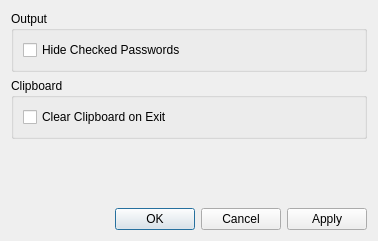
<?xml version="1.0" encoding="UTF-8"?>
<ui version="4.0">
 <class>PreferencesDialog</class>
 <widget class="QDialog" name="PreferencesDialog">
  <property name="geometry">
   <rect>
    <x>0</x>
    <y>0</y>
    <width>378</width>
    <height>241</height>
   </rect>
  </property>
  <property name="windowTitle">
   <string>Preferences</string>
  </property>
  <layout class="QGridLayout" name="gridLayout_3">
   <item row="0" column="0">
    <widget class="QGroupBox" name="groupBox">
     <property name="title">
      <string>Output</string>
     </property>
     <layout class="QGridLayout" name="gridLayout">
      <item row="0" column="0">
       <widget class="QCheckBox" name="hideCheckedPasswordsCheckBox">
        <property name="text">
         <string>Hide Checked Passwords</string>
        </property>
       </widget>
      </item>
     </layout>
    </widget>
   </item>
   <item row="1" column="0">
    <widget class="QGroupBox" name="groupBox_2">
     <property name="title">
      <string>Clipboard</string>
     </property>
     <layout class="QGridLayout" name="gridLayout_2">
      <item row="0" column="0">
       <widget class="QCheckBox" name="clearClipboardOnExitCheckBox_2">
        <property name="text">
         <string>Clear Clipboard on Exit</string>
        </property>
       </widget>
      </item>
     </layout>
    </widget>
   </item>
   <item row="2" column="0">
    <spacer name="verticalSpacer">
     <property name="orientation">
      <enum>Qt::Orientation::Vertical</enum>
     </property>
     <property name="sizeHint" stdset="0">
      <size>
       <width>20</width>
       <height>40</height>
      </size>
     </property>
    </spacer>
   </item>
   <item row="3" column="0">
    <widget class="QDialogButtonBox" name="buttonBox">
     <property name="orientation">
      <enum>Qt::Orientation::Horizontal</enum>
     </property>
     <property name="standardButtons">
      <set>QDialogButtonBox::StandardButton::Apply|QDialogButtonBox::StandardButton::Cancel|QDialogButtonBox::StandardButton::Ok</set>
     </property>
    </widget>
   </item>
  </layout>
 </widget>
 <resources/>
 <connections>
  <connection>
   <sender>buttonBox</sender>
   <signal>accepted()</signal>
   <receiver>PreferencesDialog</receiver>
   <slot>accept()</slot>
   <hints>
    <hint type="sourcelabel">
     <x>248</x>
     <y>254</y>
    </hint>
    <hint type="destinationlabel">
     <x>157</x>
     <y>274</y>
    </hint>
   </hints>
  </connection>
  <connection>
   <sender>buttonBox</sender>
   <signal>rejected()</signal>
   <receiver>PreferencesDialog</receiver>
   <slot>reject()</slot>
   <hints>
    <hint type="sourcelabel">
     <x>316</x>
     <y>260</y>
    </hint>
    <hint type="destinationlabel">
     <x>286</x>
     <y>274</y>
    </hint>
   </hints>
  </connection>
 </connections>
</ui>
